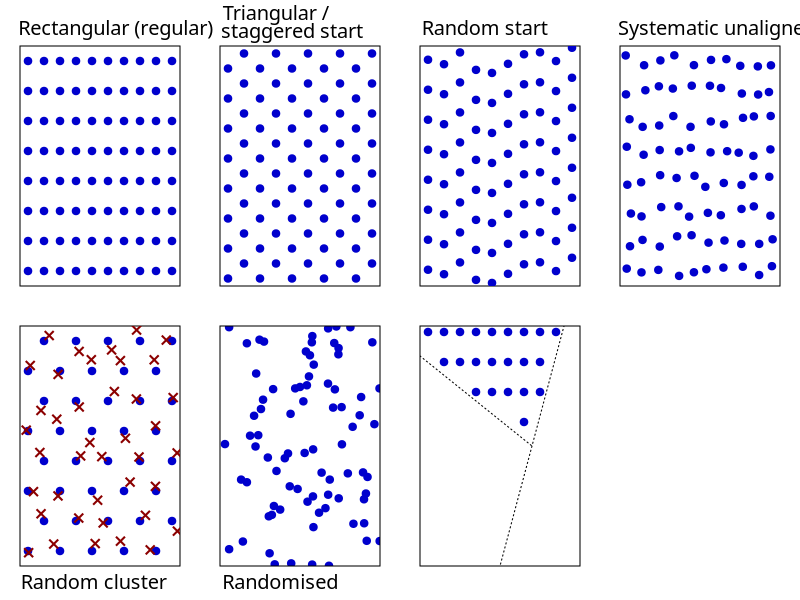

The R source for this figure: (Note: this script raises an error after producing the figure.)
# windowsFonts('ssp'='Source Sans Pro')
par(mfrow=c(2,4), mar=c(1,1,1,1), oma=c(0.7,0,1.3,0),mgp=c(1,0.2,0),
    cex=1, lend="square", ljoin="mitre", family='ssp')
# rectangular (regular)
plot(c(rep(1,8),rep(2,8),rep(3,8),rep(4,8),rep(5,8),
       rep(6,8),rep(7,8),rep(8,8),rep(9,8),rep(10,8)),
     c(rep(seq(1,8),10)), col="blue3", pch=19, 
     xaxt="n", yaxt="n", ann=F, 
     xlim=c(0.5,10.5), ylim=c(0.5,8.5), xaxs="i", yaxs="i")
mtext("Rectangular (regular)",3,0.35, adj=0.05, cex=1.2)
# triangular / staggered start
plot(c(rep(1,8),rep(2,8),rep(3,8),rep(4,8),rep(5,8),
       rep(6,8),rep(7,8),rep(8,8),rep(9,8),rep(10,8)),
     c(rep(c(seq(0.75,8,1),seq(1.25,8.5,1)),5)), 
     col="blue3", pch=19, 
     xaxt="n",yaxt="n",ann=F, 
     xlim=c(0.5,10.5), ylim=c(0.5,8.5), xaxs="i", yaxs="i")
mtext("Triangular /",3,1.1, adj=0.05, cex=1.2)
mtext("staggered start",3,0.2, adj=0.05, cex=1.2)
# random start
y0 <- rep(NA,10)
for (i in 1:10){
  y0[i] <- sample(seq(0,1,0.001),1)+0.5
}
y0
plot(rep(1,8),seq(y0[1],8.50001,1), col="blue3", pch=19, xaxt="n",yaxt="n",ann=F, 
     xlim=c(0.5,10.5), ylim=c(0.5,8.5), xaxs="i", yaxs="i")
for (i in 2:10){
  points(rep(i,8),seq(y0[i],8.50001,1), col="blue3", pch=19)
}
mtext("Random start",3,0.35, adj=0.05, cex=1.2)
rm(y0)
# systematic unaligned
plot(jitter(c(rep(1,8),rep(2,8),rep(3,8),rep(4,8),rep(5,8),
              rep(6,8),rep(7,8),rep(8,8),rep(9,8),rep(10,8))),
     jitter(c(rep(seq(1,8),10))), col="blue3", pch=19, xaxt="n",yaxt="n",ann=F, 
     xlim=c(0.5,10.5), ylim=c(0.5,8.5), xaxs="i", yaxs="i")
mtext("Systematic unaligned",3,0.35, adj=0.05, cex=1.2)
# random cluster
plot(c(rep(1,4),rep(2,4),rep(3,4),rep(4,4),rep(5,4),
       rep(6,4),rep(7,4),rep(8,4),rep(9,4),rep(10,4)),
     c(rep(c(seq(1,8,2),seq(2,8.5,2)),5)), col="blue3", pch=19, xaxt="n",yaxt="n",ann=F, 
     xlim=c(0.5,10.5), ylim=c(0.5,8.5), xaxs="i", yaxs="i")
points(jitter(c(rep(1,4),rep(2,4),rep(3,4),rep(4,4),rep(5,4),
       rep(6,4),rep(7,4),rep(8,4),rep(9,4),rep(10,4)),amount=0.4),
       jitter(c(rep(c(seq(1,8,2),seq(2,8.5,2)),5)),amount=0.4), 
       col="darkred", pch=4, lwd=2)
mtext("Random cluster",1,0.35, adj=0.05, cex=1.2)
# randomised
x0 <- rep(NA,80)
y0 <- rep(NA,80)
for (i in 1:80){
  x0[i] <- (10*sample(seq(0,1,0.001),1))+0.5
  y0[i] <- (8*sample(seq(0,1,0.001),1))+0.5
}
# cbind(x0,y0)
plot(x0,y0, col="blue3", pch=19, xaxt="n",yaxt="n",ann=F, 
     xlim=c(0.5,10.5), ylim=c(0.5,8.5), xaxs="i", yaxs="i")
mtext("Randomised",1,0.35, adj=0.05, cex=1.2, family = "ssp")
rm(list=c('x0','y0','i'))
#
# stratified grid
x0 <- rep(seq(0.5,9.5), 10)
y0 <- c(rep(0.5,10),rep(1.5,10),rep(2.5,10),rep(3.5,10),
        rep(4.5,10),rep(5.5,10),rep(6.5,10),rep(7.5,10))
plot(c(0,10),c(0,10), type = "n", xaxt="n", yaxt="n", ann=F, 
     xlim=c(0,10), ylim=c(0,8), xaxs="i", yaxs="i")
abline(-10,2, lty = 3)
lines(c(0,7), c(7,4), lty = 3)
for(i in 1:100){
  if(y0[i]+0.1 > -10+(2*x0[i]) & y0[i]+0.1 > 7-((3/7)*x0[i])){
    points(x0[i], y0[i]+0.3, col="blue3", pch=19)
  }
}
for(i in 1:100){
  if(y0[i] < -10+(2*x0[i])){
    points(x0[i], y0[i]-0.2, col="red3", pch=2)
  }
}
for(i in 1:100){
  if(y0[i] > -10+(2*x0[i]) & y0[i] < 7-((3/7)*x0[i])){
    points(x0[i], y0[i], col="grey40", pch=3)
  }
}
mtext("Stratified grid",1,0.35, adj=0.05, cex=1.2, family = "ssp")
#
# randomised within strata
x0 <- sample(seq(0.05, 9.95, 0.1))
y0 <- sample(seq(0.05, 7.95, 0.1))
plot(c(0,10),c(0,8), type = "n", xaxt="n", yaxt="n", ann=F, 
     xlim=c(0,10), ylim=c(0,8), xaxs="i", yaxs="i")
abline(-10,2, lty = 3)
lines(c(0,7), c(7,4), lty = 3)
for(i in 1:100){
  if(y0[i] > -10+(2*x0[i]) & y0[i] > 7-((3/7)*x0[i])){
    points(x0[i], y0[i], col="blue3", pch=19)
  }
}
for(i in 1:100){
  if(y0[i] < -10+(2*x0[i])){
    points(x0[i], y0[i], col="red3", pch=2)
  }
}
for(i in 1:100){
  if(y0[i] > -10+(2*x0[i]) & y0[i] < 7-((3/7)*x0[i])){
    points(x0[i], y0[i], col="grey40", pch=3)
  }
}
mtext("Randomised in strata",1,0.35, adj=0.05, cex=1.2, family = "ssp")
rm(list=c('x0','y0','i'))
